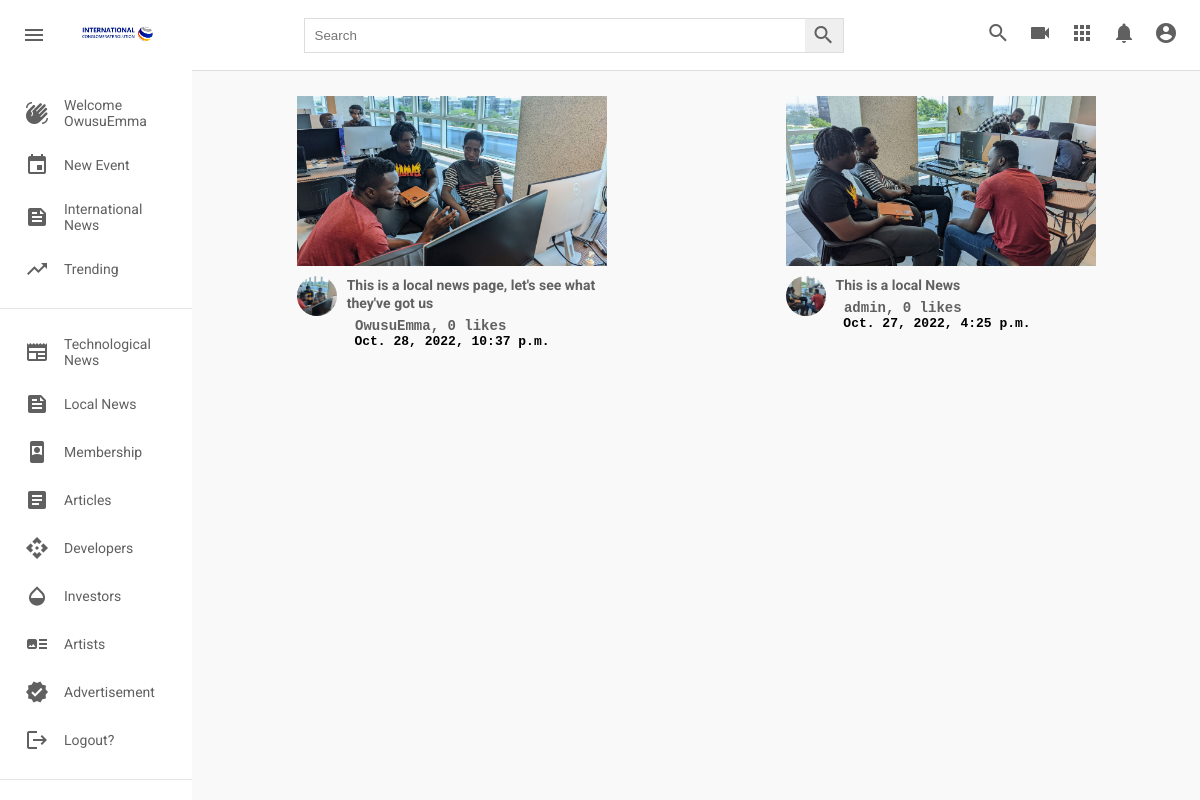
The app's page /localnews/ (signed in) with its own data.
### post/models.py (models this page shows, shortened)
class LocalNews(models.Model):
    title = models.CharField(max_length=500, verbose_name="title", blank=True)
    picture = models.ImageField(upload_to=user_directory_path, verbose_name="Picture", null=True)
    caption = models.CharField(max_length=500000, verbose_name="Caption")
    posted = models.DateTimeField(auto_now_add=True)
    tag = models.ManyToManyField(Tag, related_name="localnews")
    user = models.ForeignKey(User, on_delete=models.CASCADE)
    likes = models.IntegerField(default=0)

### post/views.py (the view)
# urls.py: path('localnews/', views.localnews, name="localnews"),
def localnews(request):
    search_post = request.GET.get('search')
    if search_post:
        posts = LocalNews.objects.filter(Q(title__icontains=search_post) | Q(caption__icontains=search_post))
    else:
        posts = LocalNews.objects.all().order_by("-posted")
    context = {
        'post_items' :  posts
    }
    return render(request, "localnews.html", context)

### templates/localnews.html (shortened to what this page needs)
{% extends 'base.html' %}
{% load static %}
   {% block content %}
      <div class="videos">
        <div class="videos__container">
          {% for post in post_items %}
          <div class="video">
            <div class="video__thumbnail">
              <a href="{% url 'localnewsdetailedpage' post.id %}"><img src="{{ post.picture.url }}" alt="" /></a>
            </div>
            <div class="video__details">
              <div class="author">
                <img
                  src="{{ post.picture.url }}"
                  alt=""
                />
              </div>
              <div class="title">
                <h3> <a href="{% url 'localnewsdetailedpage' post.id %}"> {{post.title}}</a></h3>
                 <pre><b><a href="{% url 'localnewsdetailedpage' post.id %}"> {{post.user.username}}, {{post.likes}} likes </a></b></pre>
                <pre> <b>{{post.posted}}</b></pre>
              </div>
            </div>
          </div>
          {% endfor %}
        </div>
      </div>
    </div>
   {% endblock content %}

### templates/base.html (shortened to what this page needs)
{% load static %}
<html lang="en">
  <head>
    <link rel="stylesheet" href={% static 'styles.css'%} />
  </head>
  <body>
    {% if user.is_authenticated %}
    <div class="header">
      <div class="header__left">
        <i id="menu" class="material-icons">menu</i>
        <img
          src={% static 'images/mainlogo.jpg'%}
          alt=""
        />
      </div>
      <div class="header__search">
        <form action="">
          <input type="text" placeholder="Search" aria-label="Search" name="search" type="search" />
          <button><i class="material-icons">search</i></button>
        </form>
      </div>
      <div class="header__icons">
        <i class="material-icons display-this">search</i>
        <i class="material-icons">videocam</i>
        <i class="material-icons">apps</i>
        <i class="material-icons">notifications</i>
        <a href="{% url 'profile' request.user.username %}"
        class="nav-item nav-link {% if request.user.username in request.path %}active{% endif %}">
        <i class="material-icons display-this">account_circle</i>
        </a>
      </div>
    </div>
    <div class="mainBody">
      <div class="sidebar">
        <div class="sidebar__categories">
          <div class="sidebar__category">
            <i class="material-icons">waving_hand</i>
            <span>Welcome {{ user.username }}</span>
          </div>
          <div class="sidebar__category">
            <i class="material-icons">event</i>
            <span><a style="text-decoration:none; color: rgb(96, 96, 96);" href="{% url 'newevent' %}">New Event</a></span>
          </div>
          <div class="sidebar__category">
            <i class="material-icons">feed</i>
            <span><a style="text-decoration:none; color: rgb(96, 96, 96);" href="{% url 'internationalnews' %}">International News</a></span>
          </div>
          <div class="sidebar__category">
            <i class="material-icons">trending_up</i>
            <span><a style="text-decoration:none; color: rgb(96, 96, 96);" href="{% url 'trending' %}">Trending</a></span>
          </div>
        </div>
        <hr />
        <div class="sidebar__categories">
          <div class="sidebar__category">
            <i class="material-icons">newspaper</i>
            <span><a style="text-decoration:none; color: rgb(96, 96, 96);" href="{% url 'technologicalnews' %}">Technological News</a></span>
          </div>
          <div class="sidebar__category">
            <i class="material-icons">feed</i>
            <span><a style="text-decoration:none; color: rgb(96, 96, 96);" href="{% url 'localnews' %}">Local News</a></span>
          </div>
          <div class="sidebar__category">
            <i class="material-icons">remember_me</i>
            <span>Membership</span>
          </div>
          <div class="sidebar__category">
            <i class="material-icons">article</i>
            <span><a style="text-decoration:none; color: rgb(96, 96, 96);" href="{% url 'article' %}">Articles</a></span>
          </div>
          <div class="sidebar__category">
            <i class="material-icons">api</i>
            <span>Developers</span>
          </div>
          <div class="sidebar__category">
            <i class="material-icons">opacity</i>
            <span>Investors</span>
          </div>
          <div class="sidebar__category">
            <i class="material-icons">art_track</i>
            <span> Artists</span>
          </div>
          <div class="sidebar__category">
            <i class="material-icons">verified</i>
            <span>Advertisement</span>
          </div>
          <div class="sidebar__category">
            <i class="material-icons">logout</i>
            <span><a style="text-decoration:none; color: rgb(96, 96, 96);" href="{% url 'logout' %}">Logout?</a></span>
          </div>
        </div>
        <hr />
      </div>
      {% else %}
        <div class="alert alert-success" role="alert">
            <h3>Welcome!</h3>
            <a href="{% url 'register' %}">Signup</a>
            <a href="{% url 'login' %}">Login</a>
        </div>
      {% endif %}
    {% block content %}
    {% endblock content %}
  </body>
</html>

### static/styles.css (style rules this page uses)
* { margin: 0; padding: 0; box-sizing: border-box; }
body { font-family: 'Roboto', sans-serif; }
.material-icons { color: rgb(96, 96, 96); }
.header { display: flex; justify-content: space-between; align-items: center; height: 70px; padding: 15px; }
.header__left { display: flex; align-items: center; }
.header__left img { width: 100px; margin-left: 15px; }
.header i { padding: 0 7px; cursor: pointer; }
.header__search form { border: 1px solid #ddd; height: 35px; margin: 0; padding: 0; display: flex; }
.header__search input { width: 500px; padding: 10px; margin: 0; border-radius: 0; border: none; height: 100%; }
.header__search button { padding: 0; margin: 0; height: 100%; border: none; border-radius: 0; }
.mainBody { height: calc(100vh - 70px); display: flex; overflow: hidden; }
.sidebar { height: 100%; width: 230px; background-color: white; overflow-y: scroll; }
.sidebar__categories { width: 100%; display: flex; flex-direction: column; margin-bottom: 15px; margin-top: 15px; }
.sidebar__category { display: flex; align-items: center; padding: 12px 25px; }
.sidebar__category span { margin-left: 15px; }
hr { height: 1px; background-color: #e5e5e5; border: none; }
.videos { background-color: #f9f9f9; width: 100%; height: 100%; padding: 15px 15px; border-top: 1px solid #ddd; overflow-y: scroll; }
.videos__container { display: flex; flex-direction: row; justify-content: space-around; flex-wrap: wrap; }
.video { width: 310px; margin-bottom: 30px; }
.video__thumbnail { width: 100%; height: 170px; }
.video__thumbnail img { object-fit: cover; height: 100%; width: 100%; }
.author img { object-fit: cover; border-radius: 50%; height: 40px; width: 40px; margin-right: 10px; }
.video__details { display: flex; margin-top: 10px; }
.title { display: flex; flex-direction: column; }
.title h3 { color: rgb(3, 3, 3); line-height: 18px; font-size: 14px; margin-bottom: 6px; }
.title a, span { text-decoration: none; color: rgb(96, 96, 96); font-size: 14px; }
.detailPage_title a, span { text-decoration: none; color: rgb(96, 96, 96); font-size: 14px; }

### records on screen
LocalNews: picture (picture), title "This is a local news page, let's see what they've got us", user.username "OwusuEmma", likes "0", posted "Oct. 28, 2022, 10:37 p.m."
LocalNews: picture (picture), title "This is a local News", user.username "admin", likes "0", posted "Oct. 27, 2022, 4:25 p.m."

### other values on screen
{{ user.username }} "OwusuEmma"
